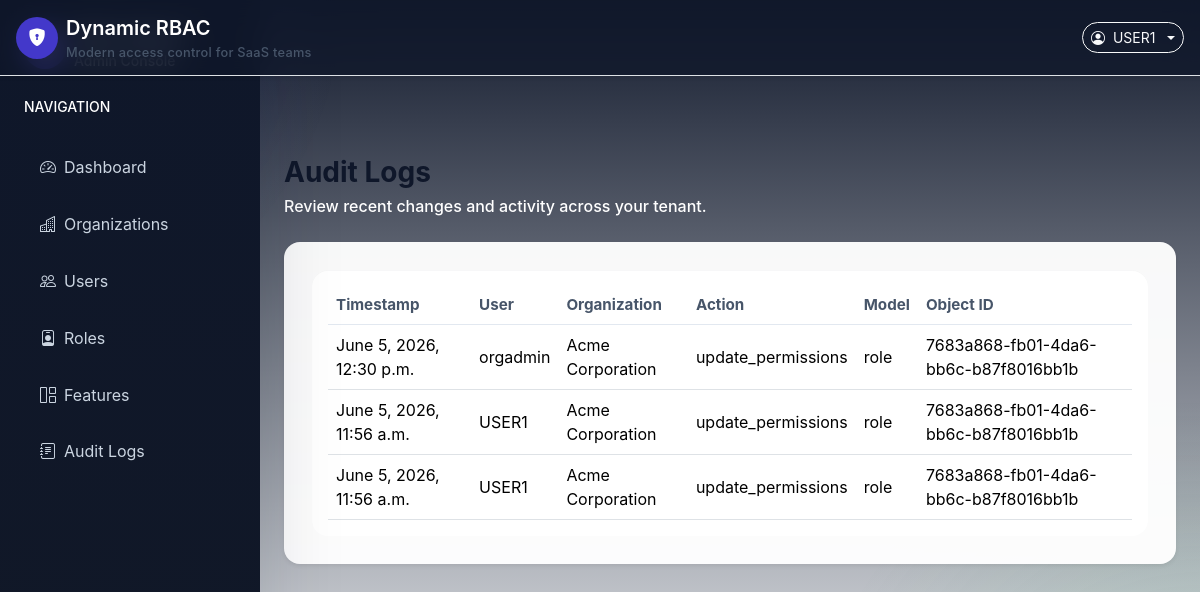
Page /audit-logs/ (signed in) on the earlier database version.
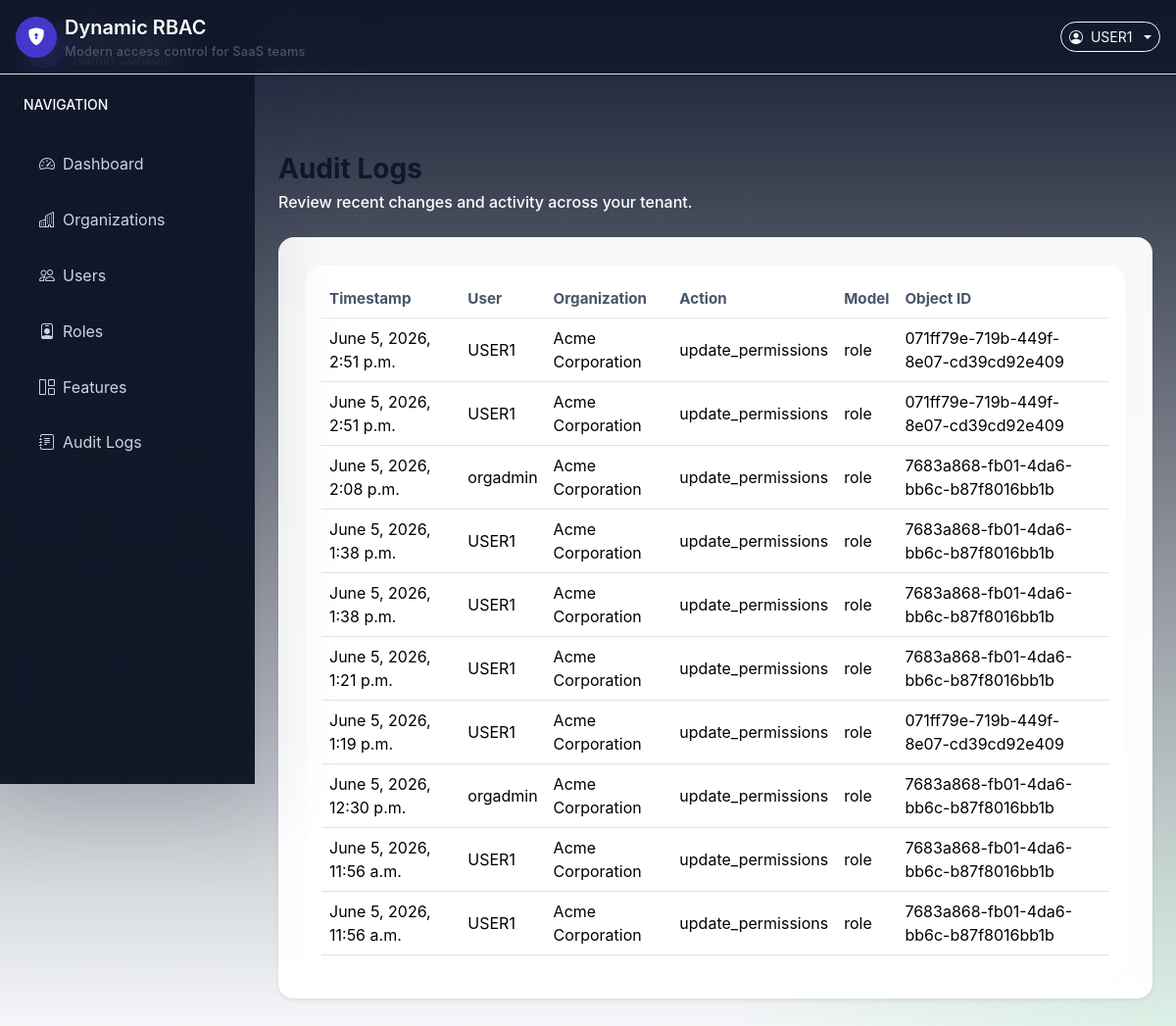
Same page on the later database version.
### audit_logs/models.py (models this page shows, shortened)
class AuditLog(models.Model):
    id = models.UUIDField(primary_key=True, default=uuid.uuid4, editable=False)
    user = models.ForeignKey(settings.AUTH_USER_MODEL, on_delete=models.SET_NULL, null=True, blank=True, related_name="audit_logs")
    organization = models.ForeignKey("organizations.Organization", on_delete=models.SET_NULL, null=True, blank=True, related_name="audit_logs")
    action = models.CharField(max_length=120)
    model_name = models.CharField(max_length=120)
    object_id = models.CharField(max_length=64, blank=True)
    before_data = models.JSONField(blank=True, null=True)
    after_data = models.JSONField(blank=True, null=True)
    timestamp = models.DateTimeField(auto_now_add=True)
    class Meta:
        ordering = ["-timestamp"]

### organizations/models.py (models this page shows, shortened)
class Organization(models.Model):
    id = models.UUIDField(primary_key=True, default=uuid.uuid4, editable=False)
    name = models.CharField(max_length=150, unique=True)
    description = models.TextField(blank=True)
    created_at = models.DateTimeField(auto_now_add=True)
    updated_at = models.DateTimeField(auto_now=True)
    class Meta:
        ordering = ["name"]

### audit_logs/views.py (the view)
# urls.py: path("", AuditLogListView.as_view(), name="audit_log_list"),
class AuditLogListView(PermissionRequiredMixin, LoginRequiredMixin, ListView):
    model = AuditLog
    template_name = "audit_logs/audit_log_list.html"
    context_object_name = "audit_logs"
    feature_code = "AUDIT_LOGS"
    permission_action = "view"
    def get_queryset(self):
        user = self.request.user
        queryset = AuditLog.objects.select_related("user", "organization")
        if user.is_superuser:
            return queryset
        if hasattr(user, "profile") and user.profile.organization:
            return queryset.filter(organization=user.profile.organization)
        return queryset.none()

### permissions_app/mixins.py (called while the page is built)
    def dispatch(self, request, *args, **kwargs):
        if not self.feature_code:
            return super().dispatch(request, *args, **kwargs)
        if not has_permission(request.user, self.feature_code, self.permission_action):
            if not request.user.is_authenticated:
                return redirect(reverse_lazy("login"))
            return HttpResponseForbidden("You do not have permission to access this page.")
        return super().dispatch(request, *args, **kwargs)

### permissions_app/templatetags/rbac_tags.py (called while the page is built)
@register.simple_tag(takes_context=True)
def has_permission(context, feature_code, action="view"):
    request = context.get("request")
    if not request:
        return False
    return permission_check(request.user, feature_code, action)

### permissions_app/utils.py (called while the page is built, shortened)
def has_permission(user, feature_code: str, action: str) -> bool:
    if not user or not user.is_authenticated:
        return False
    if user.is_superuser:
        return True

### templates/audit_logs/audit_log_list.html
{% extends 'base.html' %}
{% block content %}
<div class="d-flex flex-column flex-md-row justify-content-between align-items-start gap-3 mb-4">
    <div>
        <h1 class="h3 mb-1 page-title">Audit Logs</h1>
        <p class="page-subtitle mb-0">Review recent changes and activity across your tenant.</p>
    </div>
</div>
<div class="card rounded-4 shadow-sm">
    <div class="card-body">
        <div class="table-responsive">
            <table class="table table-hover align-middle mb-0">
                <thead>
                    <tr>
                        <th>Timestamp</th>
                        <th>User</th>
                        <th>Organization</th>
                        <th>Action</th>
                        <th>Model</th>
                        <th>Object ID</th>
                    </tr>
                </thead>
                <tbody>
                    {% for log in audit_logs %}
                        <tr>
                            <td>{{ log.timestamp }}</td>
                            <td>{{ log.user.username }}</td>
                            <td>{{ log.organization.name }}</td>
                            <td>{{ log.action }}</td>
                            <td>{{ log.model_name }}</td>
                            <td>{{ log.object_id }}</td>
                        </tr>
                    {% empty %}
                        <tr>
                            <td colspan="6" class="empty-state">No audit logs available.</td>
                        </tr>
                    {% endfor %}
                </tbody>
            </table>
        </div>
    </div>
</div>
{% endblock %}

### templates/base.html (shortened to what this page needs)
{% load static %}
{% load rbac_tags %}
<!DOCTYPE html>
<html lang="en">
<head>
    <link href="https://cdn.jsdelivr.net/npm/bootstrap@5.3.1/dist/css/bootstrap.min.css" rel="stylesheet">
    <link href="https://cdn.jsdelivr.net/npm/bootstrap-icons@1.11.3/font/bootstrap-icons.css" rel="stylesheet">
    <link rel="stylesheet" href="{% static 'css/styles.css' %}">
</head>
<body class="bg-body">
<nav class="navbar navbar-expand-xl navbar-dark shadow-sm fixed-top bg-glass border-bottom">
    <div class="container-fluid px-3">
        <a class="navbar-brand d-flex align-items-center gap-2" href="{% url 'dashboard' %}">
            <span class="brand-icon d-inline-flex align-items-center justify-content-center rounded-circle">
                <i class="bi bi-shield-lock-fill"></i>
            </span>
            <div class="d-flex flex-column">
                <span class="fw-semibold">Dynamic RBAC</span>
                <small class="navbar-tagline text-white-75">Modern access control for SaaS teams</small>
            </div>
        </a>
        <div class="collapse navbar-collapse justify-content-end">
            <div class="d-flex align-items-center gap-3">
                {% if user.is_authenticated %}
                    <div class="dropdown">
                        <button class="btn btn-outline-light btn-sm rounded-pill dropdown-toggle d-flex align-items-center gap-2"
                                type="button" id="userMenuButton" data-bs-toggle="dropdown" aria-expanded="false">
                            <i class="bi bi-person-circle"></i>
                            <span>{{ user.username }}</span>
                        </button>
                    </div>
                {% else %}
                    <a class="btn btn-outline-light btn-sm rounded-pill" href="{% url 'login' %}">Login</a>
                {% endif %}
            </div>
        </div>
    </div>
</nav>
{% if user.is_authenticated %}
                    {% has_permission 'DASHBOARD' 'view' as can_view_dashboard %}
                    {% has_permission 'ORG_MANAGEMENT' 'view' as can_view_org_management %}
                    {% has_permission 'USER_MANAGEMENT' 'view' as can_view_user_management %}
                    {% has_permission 'ROLE_MANAGEMENT' 'view' as can_view_role_management %}
                    {% has_permission 'AUDIT_LOGS' 'view' as can_view_audit_logs %}
    <aside class="sidebar d-none d-xl-flex flex-column p-4">
        <div class="sidebar-brand mb-4 text-white d-flex align-items-center gap-2">
            <span class="brand-icon bg-indigo text-white rounded-circle d-inline-flex align-items-center justify-content-center">
            </span>
            <div>
                <div class="fw-semibold">RBAC Platform</div>
                <small class="text-muted">Admin Console</small>
            </div>
        </div>
        <div class="sidebar-section mb-4 text-uppercase text-muted small">Navigation</div>
        <nav class="nav nav-pills flex-column gap-1">
            {% if can_view_dashboard %}
                <a class="nav-link" href="{% url 'dashboard' %}"><i class="bi bi-speedometer2 me-2"></i>Dashboard</a>
            {% endif %}
            {% if can_view_org_management %}
                <a class="nav-link" href="{% url 'organization_list' %}"><i class="bi bi-buildings me-2"></i>Organizations</a>
            {% endif %}
            {% if can_view_user_management %}
                <a class="nav-link" href="{% url 'user_list' %}"><i class="bi bi-people me-2"></i>Users</a>
            {% endif %}
            {% if can_view_role_management %}
                <a class="nav-link" href="{% url 'role_list' %}"><i class="bi bi-person-badge me-2"></i>Roles</a>
                <a class="nav-link" href="{% url 'feature_list' %}"><i class="bi bi-grid-1x2 me-2"></i>Features</a>
            {% endif %}
            {% if can_view_audit_logs %}
                <a class="nav-link" href="{% url 'audit_log_list' %}"><i class="bi bi-journal-text me-2"></i>Audit Logs</a>
            {% endif %}
        </nav>
    </aside>
{% endif %}
<div class="{% if user.is_authenticated %}main-content{% else %}main-content-no-sidebar{% endif %}">
    <div class="container-fluid px-4 py-5">
        <div id="toastContainer" class="toast-container position-fixed top-0 end-0 p-3"></div>
        {% block content %}{% endblock %}
    </div>
</div>
</body>
</html>

### static/css/styles.css (style rules this page uses)
:root { --bg-surface: #ffffff; --bg-soft: #eef2ff; --bg-body: #f8fafc; --bg-sidebar: #0f172a; --text-base: #0f172a; --text-muted: #ffffff; --text-secondary: #1e293b; --primary: #4338ca; --primary-dark: #3730a3; --success: #10b981; --border: #e2e8f0; }
body { min-height: 100vh; background: linear-gradient(180deg, rgba(15, 23, 42, 0.98) 0%, rgba(248, 250, 252, 0.92) 100%); color: var(--text-base); font-family: Inter, system-ui, -apple-system, BlinkMacSystemFont, "Segoe UI", sans-serif; }
body::before { content: ""; position: fixed; inset: 0; background: radial-gradient(circle at top left, rgba(99, 102, 241, 0.14), transparent 24%), radial-gradient(circle at bottom right, rgba(34, 197, 94, 0.12), transparent 28%); pointer-events: none; z-index: -1; }
.navbar { min-height: 72px; background: rgba(15, 23, 42, 0.84) !important; backdrop-filter: blur(12px); box-shadow: 0 12px 30px rgba(15, 23, 42, 0.12); }
.bg-glass { background: rgba(15, 23, 42, 0.75) !important; backdrop-filter: blur(14px); }
.navbar-tagline { font-size: 0.8rem; letter-spacing: 0.02em; }
.brand-icon { width: 42px; height: 42px; background: var(--primary); color: #fff; font-size: 1.1rem; }
.sidebar { width: 260px; min-height: 100vh; background: linear-gradient(180deg, #0f172a 0%, #111827 100%); color: #dbeafe; position: fixed; top: 0; left: 0; z-index: 1020; box-shadow: 0 24px 80px rgba(15, 23, 42, 0.15); }
.sidebar .sidebar-brand, .sidebar .sidebar-section { color: #94a3b8; }
.sidebar .nav-link { color: #cbd5e1; padding: 0.9rem 1rem; border-radius: 0.95rem; transition: background 0.2s ease, color 0.2s ease; }
.main-content { margin-left: 260px; padding-top: 108px; }
.container-fluid { max-width: 1440px; }
.card { border: 0; border-radius: 1rem; box-shadow: 0 18px 50px rgba(15, 23, 42, 0.12); background: rgba(255, 255, 255, 0.96); }
.card .card-body { padding: 1.75rem; }
.text-muted { color: var(--text-muted) !important; font-weight: 500; }
.table-responsive { border-radius: 1rem; background: var(--bg-surface); padding: 1rem; box-shadow: inset 0 1px 0 rgba(15, 23, 42, 0.03); }
.table { margin-bottom: 0; }
.table thead th { border-bottom: 1px solid #e2e8f0; color: #475569; font-size: 0.95rem; }
.table td, .table th { vertical-align: middle; }
small { font-weight: 500; color: #475569; }
.page-title { margin-bottom: 1.5rem; color: #0f172a; font-weight: 700; }
.page-subtitle { color: #475569; font-weight: 500; line-height: 1.5; }

### templates/base.html (style rules this page uses)
.page-title { color: #0f172a; font-weight: 700; }
.page-subtitle { color: #ffffff; font-weight: 500; }

Differences in the rows shown:
added AuditLog: timestamp "June 5, 2026, 2:51 p.m.", user.username "USER1", organization.name "Acme Corporation", action "update_permissions", model_name "role", object_id "071ff79e-719b-449f-8e07-cd39cd92e409"
added AuditLog: timestamp "June 5, 2026, 2:51 p.m.", user.username "USER1", organization.name "Acme Corporation", action "update_permissions", model_name "role", object_id "071ff79e-719b-449f-8e07-cd39cd92e409"
added AuditLog: timestamp "June 5, 2026, 2:08 p.m.", user.username "orgadmin", organization.name "Acme Corporation", action "update_permissions", model_name "role", object_id "7683a868-fb01-4da6-bb6c-b87f8016bb1b"
added AuditLog: timestamp "June 5, 2026, 1:38 p.m.", user.username "USER1", organization.name "Acme Corporation", action "update_permissions", model_name "role", object_id "7683a868-fb01-4da6-bb6c-b87f8016bb1b"
added AuditLog: timestamp "June 5, 2026, 1:38 p.m.", user.username "USER1", organization.name "Acme Corporation", action "update_permissions", model_name "role", object_id "7683a868-fb01-4da6-bb6c-b87f8016bb1b"
added AuditLog: timestamp "June 5, 2026, 1:21 p.m.", user.username "USER1", organization.name "Acme Corporation", action "update_permissions", model_name "role", object_id "7683a868-fb01-4da6-bb6c-b87f8016bb1b"
added AuditLog: timestamp "June 5, 2026, 1:19 p.m.", user.username "USER1", organization.name "Acme Corporation", action "update_permissions", model_name "role", object_id "071ff79e-719b-449f-8e07-cd39cd92e409"
